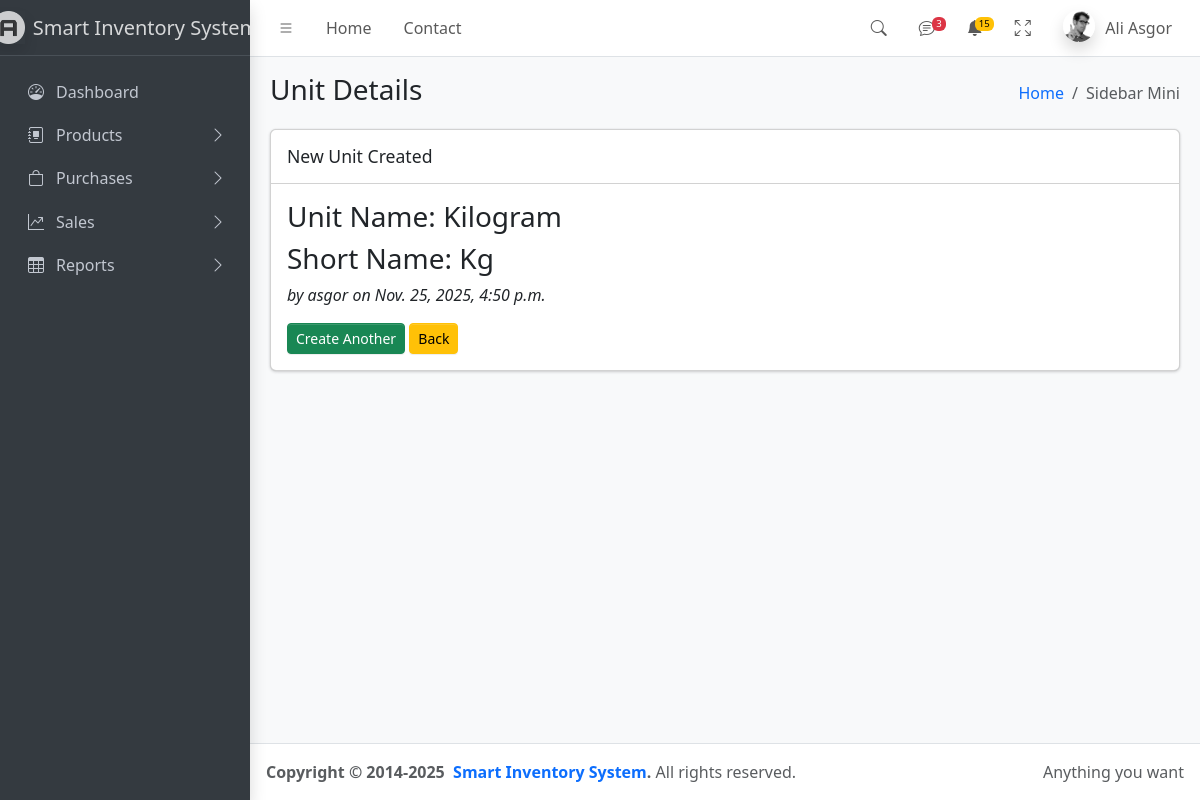
The page /products/unit/1/ on the database its author committed.
### products/models.py (models this page shows, shortened)
class Unit(models.Model):
    unit_name = models.CharField(max_length=100)
    unit_short_name = models.CharField(max_length=100)
    created_at = models.DateTimeField(auto_now_add=True)
    created_by = models.ForeignKey(User, on_delete=models.CASCADE)

### accounts/models.py (models this page shows, shortened)
class User(AbstractUser):
    ROLE_CHOICES = (
        ('admin', 'Admin'),
        ('manager', 'Manager'),
        ('user', 'User'),
    )
    role = models.CharField(choices=ROLE_CHOICES, max_length=20, default='user')

### products/views.py (the view)
# urls.py: path("unit/<int:pk>/", views.unit_detail, name="unit_detail"),
def unit_detail(request, pk):
    unit = get_object_or_404(Unit, pk=pk)
    return render(request, "products/unit/unit_view.html", {"unit": unit})

### products/templates/products/unit/unit_view.html (shortened to what this page needs)
{% extends 'core/base.html' %}
{% block pagehead %}Unit Details{% endblock %}
{% block content %}
            <div class="row">
              <div class="col-12">
                <div class="card">
                  <div class="card-header">
                      <h3 class="card-title">New Unit Created</h3>
                  </div>
                  <div class="card-body">
                    <h3>Unit Name: {{ unit.unit_name }}</h3>
                    <h3>Short Name: {{ unit.unit_short_name }}</h3>
                    <p><i>by {{ unit.created_by.username }} on {{ unit.created_at }}</i></p>
                      <a href="{% url 'create_unit' %}" class="btn btn-success btn-sm">Create Another</a>
                      <a href="{% url 'unit_list' %}" class="btn btn-warning btn-sm">Back</a>
                  </div>
                </div>
              </div>
            </div>
{% endblock %}

### rows shown on the page
Unit: unit_name "Kilogram", unit_short_name "Kg", created_by.username "asgor", created_at "Nov. 25, 2025, 4:50 p.m."
